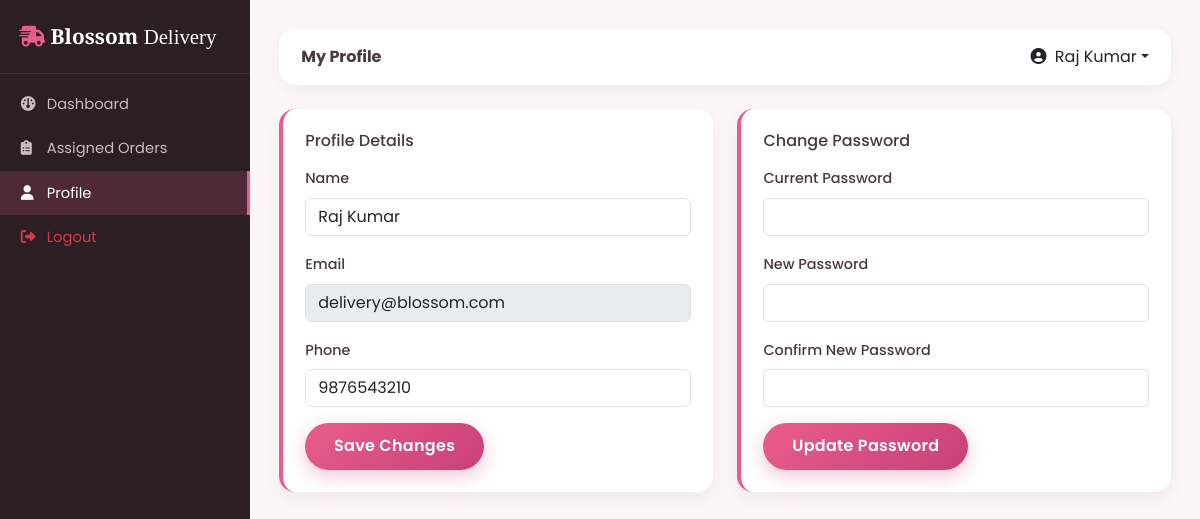
The page /delivery/profile.php (signed in) on the database its author committed.
### tables this page shows
CREATE TABLE delivery_staff (
    id INT AUTO_INCREMENT PRIMARY KEY,
    name VARCHAR(100) NOT NULL,
    email VARCHAR(150) NOT NULL UNIQUE,
    phone VARCHAR(20) DEFAULT NULL,
    password VARCHAR(255) NOT NULL,
    status ENUM('active','inactive') DEFAULT 'active',
    created_at TIMESTAMP DEFAULT CURRENT_TIMESTAMP
);

### includes/functions.php (called while the page is built, shortened)
<?php
function e($str) {
    return htmlspecialchars($str ?? '', ENT_QUOTES, 'UTF-8');
}

### delivery/profile.php (the view, shortened to what this page needs)
<?php
require_once __DIR__ . '/../includes/auth.php';
$did = $_SESSION['delivery_id'];
$stmt = $pdo->prepare("SELECT * FROM delivery_staff WHERE id=?");
$stmt->execute([$did]);
$staff = $stmt->fetch();
include __DIR__ . '/../includes/header.php';
include __DIR__ . '/includes/sidebar.php';
?>
<div class="row g-4">
  <div class="col-lg-6">
    <div class="dash-card">
      <h6 class="mb-3">Profile Details</h6>
      <form method="POST">
        <div class="mb-3"><label class="form-label">Name</label><input type="text" name="name" class="form-control" value="<?php echo e($staff['name']); ?>" required></div>
        <div class="mb-3"><label class="form-label">Email</label><input type="email" class="form-control" value="<?php echo e($staff['email']); ?>" disabled></div>
        <div class="mb-3"><label class="form-label">Phone</label><input type="text" name="phone" class="form-control" value="<?php echo e($staff['phone']); ?>"></div>
        <button type="submit" name="update_profile" class="btn btn-bloom">Save Changes</button>
      </form>
    </div>
  </div>
  <div class="col-lg-6">
    <div class="dash-card">
      <h6 class="mb-3">Change Password</h6>
      <form method="POST">
        <div class="mb-3"><label class="form-label">Current Password</label><input type="password" name="current_password" class="form-control" required></div>
        <div class="mb-3"><label class="form-label">New Password</label><input type="password" name="new_password" class="form-control" required minlength="6"></div>
        <div class="mb-3"><label class="form-label">Confirm New Password</label><input type="password" name="confirm_password" class="form-control" required minlength="6"></div>
        <button type="submit" name="change_password" class="btn btn-bloom">Update Password</button>
      </form>
    </div>
  </div>
</div>
<?php include __DIR__ . '/includes/footer.php'; ?>

### assets/css/style.css (style rules this page uses)
:root { --bfs-pink: #e85d8a; --bfs-pink-dark: #c9407a; --bfs-pink-light: #ffe4ee; --bfs-pink-pale: #fff5f8; --bfs-gold: #f4c95d; --bfs-green: #4caf7d; --bfs-text: #4a3a40; --bfs-muted: #8a7680; --bfs-radius: 16px; --bfs-radius-sm: 10px; --bfs-shadow: 0 10px 30px rgba(232, 93, 138, 0.12); }
* { box-sizing: border-box; }
body { font-family: 'Poppins', 'Segoe UI', sans-serif; color: var(--bfs-text); background-color: #fffafc; }
.btn-bloom { background: linear-gradient(135deg, var(--bfs-pink), var(--bfs-pink-dark)); border: none; color: #fff; padding: 0.7rem 1.8rem; border-radius: 50px; font-weight: 600; letter-spacing: 0.3px; transition: all 0.25s ease; box-shadow: 0 6px 18px rgba(201, 64, 122, 0.3); }
.dash-card { background: #fff; border-radius: var(--bfs-radius); padding: 1.4rem; box-shadow: 0 6px 18px rgba(0,0,0,0.06); border-left: 4px solid var(--bfs-pink); }
.form-label { font-weight: 500; font-size: 0.9rem; }

### rows shown on the page
delivery_staff: name "Raj Kumar", email "delivery@blossom.com", phone "9876543210"

### other values the page prints
$page_title "My Profile"
$_SESSION['delivery_name'] "Raj Kumar"
